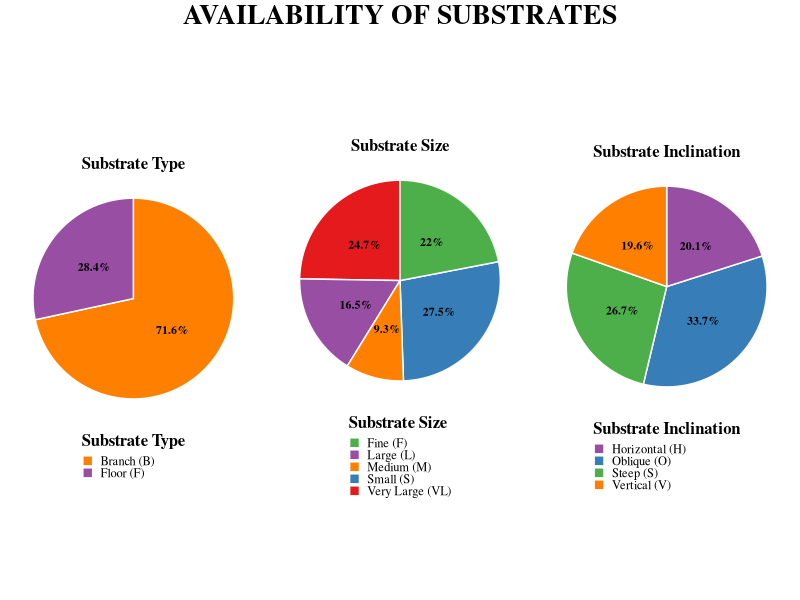

R code for this plot:
# ============================================================
# analysis/02_availability_plots.R
# Availability of substrates
# Output: outputs/figures/substrate_availability.png
# ============================================================

library(tidyverse)
library(ggplot2)
library(RColorBrewer)
library(gridExtra)
library(grid)
library(here)

# ---------------------------
# 1) AVAILABILITY TABLES (A)
# ---------------------------

df_avail_type <- tibble(
  Substrate_Type = c("B", "F"),
  A = c(0.7161, 0.2839)
)

df_avail_size <- tibble(
  Substrate_Size = c("F", "S", "M", "L", "VL"),
  A = c(0.2198, 0.2747, 0.0934, 0.1648, 0.2473)
)

df_avail_orient <- tibble(
  Substrate_Orient = c("H", "O", "S", "V"),
  A = c(0.2007, 0.3366, 0.2669, 0.1958)
)

# ---------------------------
# 2) COLORS + LEGEND LABELS
# ---------------------------

Set1_colors <- rev(brewer.pal(5, "Set1"))

COLOR_MAP_TYPE <- c("F" = Set1_colors[2], "B" = Set1_colors[1])
COLOR_MAP_SIZE <- c("VL" = Set1_colors[5], "S" = Set1_colors[4], "F" = Set1_colors[3],
                    "L"  = Set1_colors[2], "M" = Set1_colors[1])
COLOR_MAP_ORIENT <- c("O" = Set1_colors[4], "S" = Set1_colors[3],
                      "H" = Set1_colors[2], "V" = Set1_colors[1])

LABELS_TYPE <- c("B" = "Branch (B)", "F" = "Floor (F)")
LABELS_SIZE <- c("F" = "Fine (F)", "S" = "Small (S)", "M" = "Medium (M)",
                 "L" = "Large (L)", "VL" = "Very Large (VL)")
LABELS_ORIENT <- c("H" = "Horizontal (H)", "O" = "Oblique (O)",
                   "S" = "Steep (S)", "V" = "Vertical (V)")

# ---------------------------
# 3) DONUT PLOT FUNCTION
# ---------------------------

create_donut_plot <- function(df, category_col, title, color_map, label_map) {

  df_plot <- df %>%
    mutate(
      Category = .data[[category_col]],
      fraction = A / sum(A),
      ymax = cumsum(fraction),
      ymin = c(0, head(ymax, n = -1)),
      label_y = (ymax + ymin) / 2,
      label_text = paste0(round(A * 100, 1), "%")
    ) %>%
    arrange(desc(A))

  donut_width <- 1

  ggplot(df_plot,
         aes(ymax = ymax, ymin = ymin, xmax = donut_width + 1,
             xmin = donut_width, fill = Category)) +
    geom_rect(color = "white") +
    geom_text(
      x = donut_width + 0.5,
      aes(y = label_y, label = label_text),
      size = 3, color = "black",
      fontface = "bold", family = "serif"
    ) +
    coord_polar(theta = "y") +
    theme_void(base_family = "serif", base_size = 10) +
    theme(
      plot.title = element_text(face = "bold", hjust = 0.5, size = 12, family = "serif"),
      legend.position = "bottom",
      legend.direction = "vertical",
      legend.title = element_text(size = 12, face = "bold", family = "serif"),
      legend.text = element_text(size = 9, family = "serif"),
      plot.margin = unit(c(0.2, 0.2, 0.2, 0.2), "cm"),
      legend.key.size = unit(0.3, "cm")
    ) +
    labs(title = title, fill = title) +
    scale_fill_manual(values = color_map, labels = label_map)
}

# ---------------------------
# 4) CREATE PLOTS
# ---------------------------

plot_type <- create_donut_plot(df_avail_type, "Substrate_Type", "Substrate Type",
                              COLOR_MAP_TYPE, LABELS_TYPE)

plot_size <- create_donut_plot(df_avail_size, "Substrate_Size", "Substrate Size",
                              COLOR_MAP_SIZE, LABELS_SIZE)

plot_orient <- create_donut_plot(df_avail_orient, "Substrate_Orient", "Substrate Inclination",
                                COLOR_MAP_ORIENT, LABELS_ORIENT)

# ---------------------------
# 5) FINAL ARRANGEMENT
# ---------------------------

main_title_grob <- textGrob(
  "AVAILABILITY OF SUBSTRATES",
  gp = gpar(fontface = "bold", fontsize = 20, fontfamily = "serif"),
  just = "centre"
)

plot_final <- grid.arrange(
  plot_type, plot_size, plot_orient,
  ncol = 3,
  top = main_title_grob
)

# ---------------------------
# 6) SAVE OUTPUT
# ---------------------------

dir.create(here("outputs", "figures"), recursive = TRUE, showWarnings = FALSE)

ggsave(
  filename = here("outputs", "figures", "substrate_availability_without_wire.png"),
  plot = plot_final,
  width = 18, height = 7.5, dpi = 300
)

message("Saved figure to outputs/figures/substrate_availability_without_wire.png")
